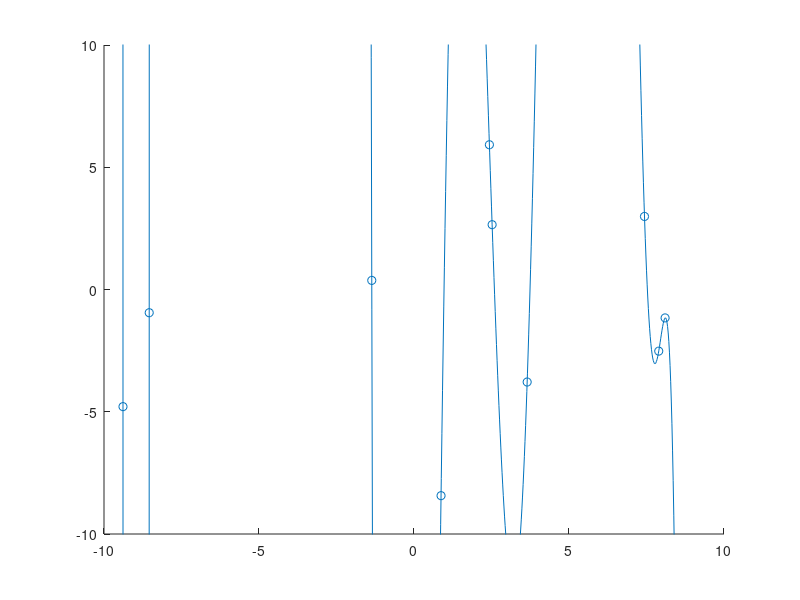

Recreate this plot in MATLAB.

n = 10; %number of points
maxVal = 10;
A = ones(n, n); %initialize coefficient matrix


    X = 2*maxVal*rand(2, n) - maxVal; % pick n random points with x,y 
                                      % between -maxVal and maxVal                                  
    for i = 2:n
       A(:, i) = A(:, i-1).*X(1,:)';
    end

B = A\X(2,:)'; %solve for polynomial coefficients

t = -maxVal:0.02:maxVal;
C = ones(length(t), n);
for i = 2:n
    C(:, i) = C(:, i-1).*t';
end

Poly = C*B; %compute polynomial outputs
hold on
axis([-maxVal maxVal -maxVal maxVal]);
plot(t', Poly); %graph
scatter(X(1,:), X(2,:));
shg